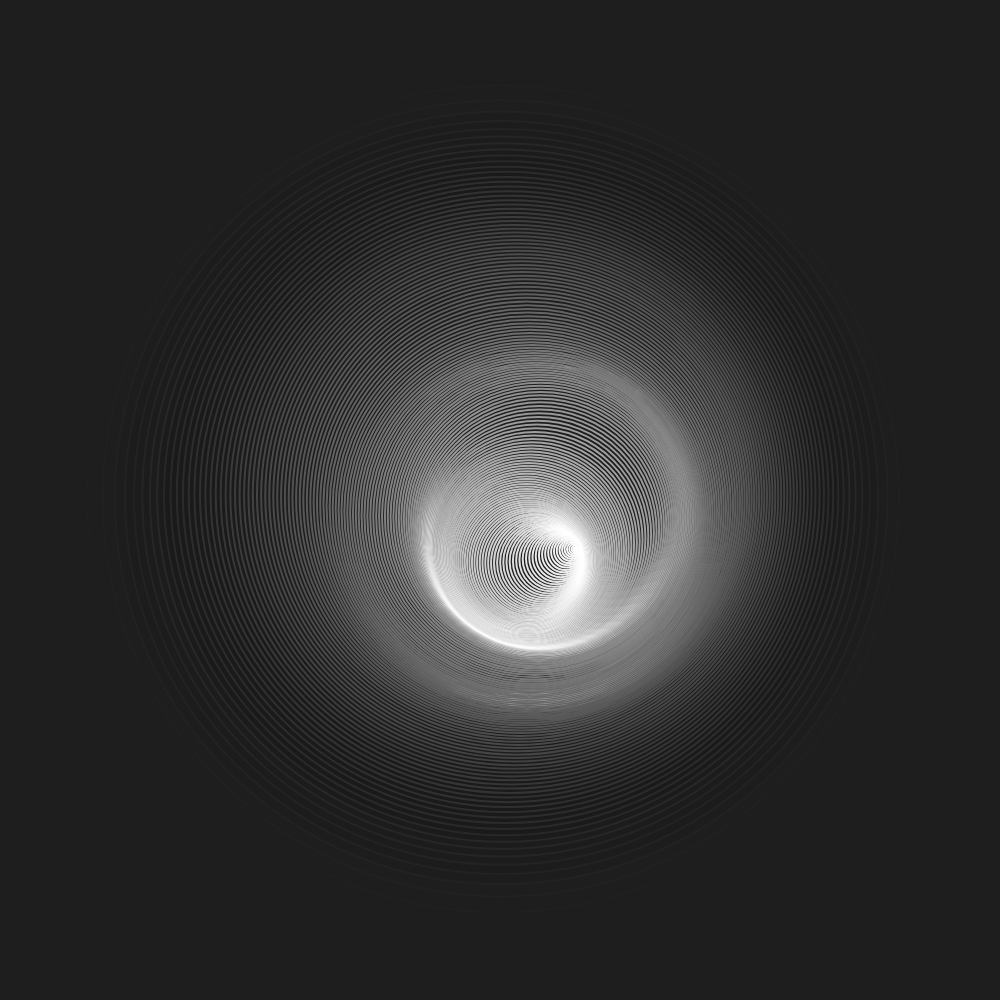
Frame 1 (no input)
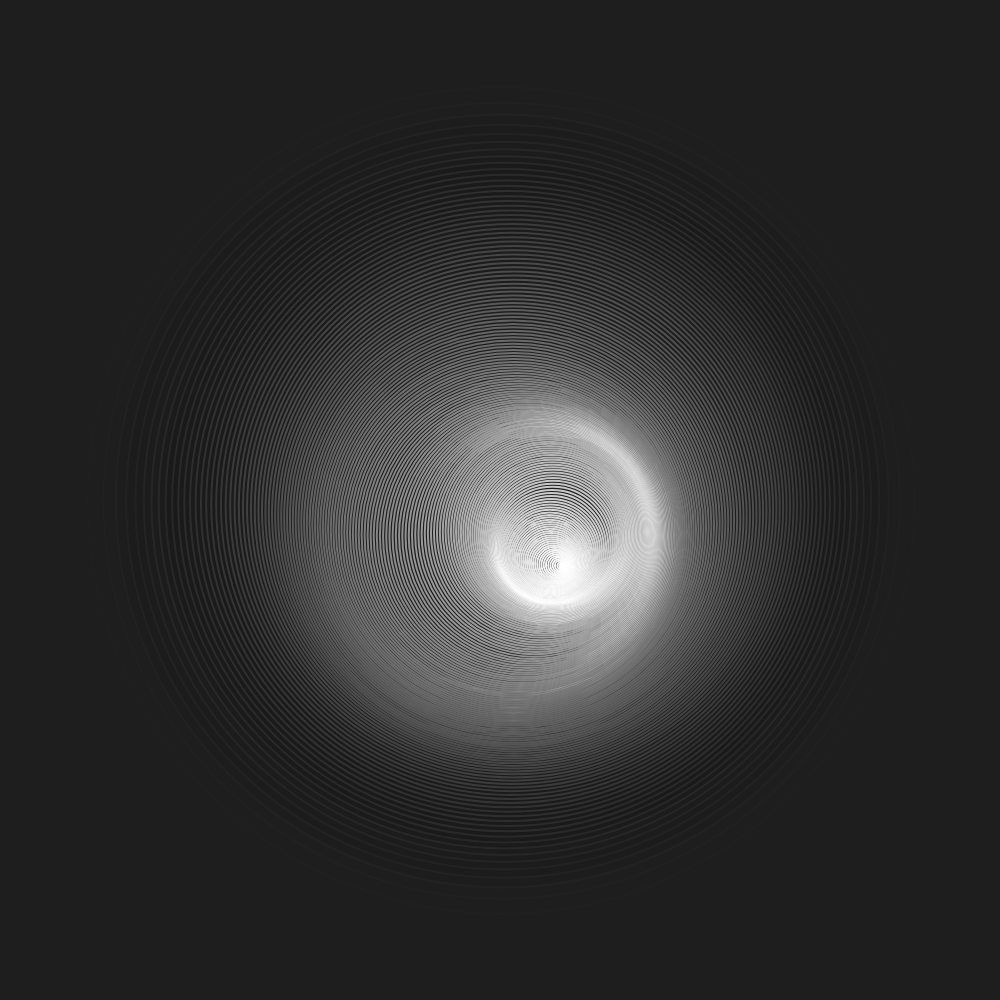
Frame 60 (no input)
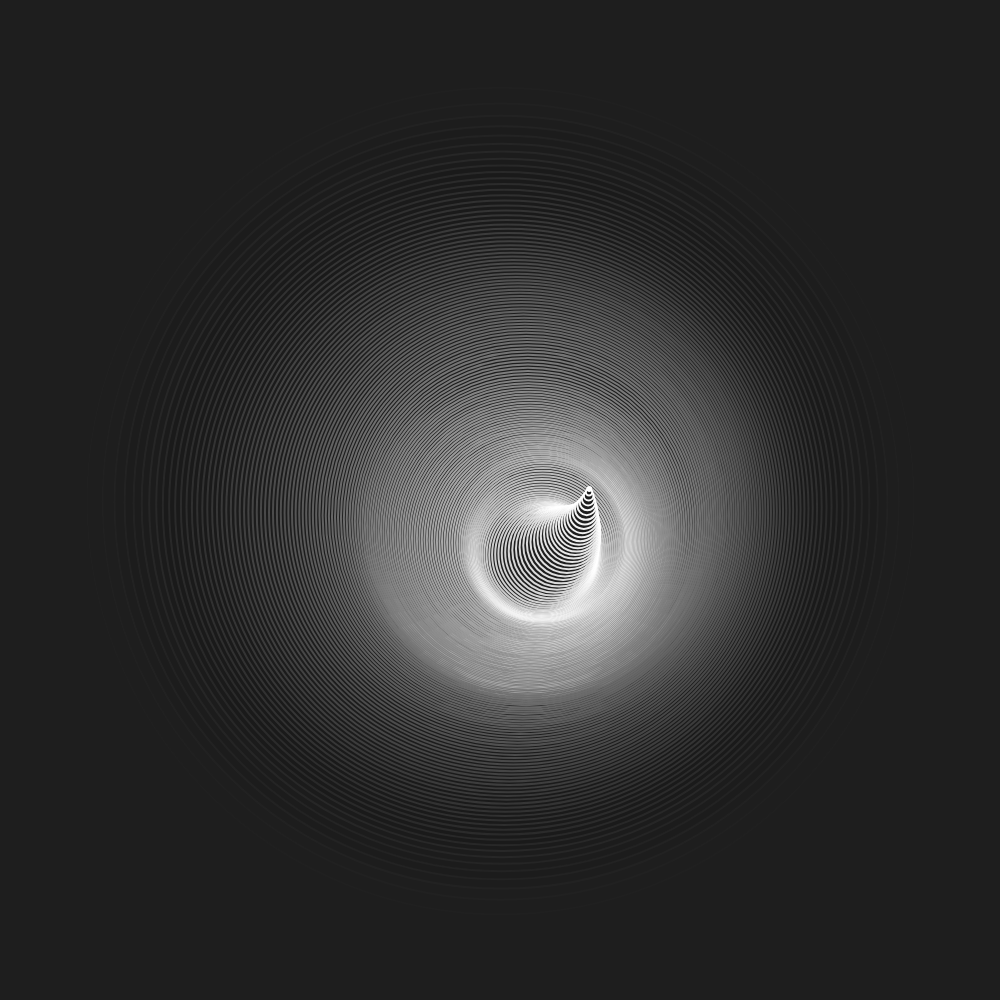
Frame 120 (the mouse pressed at the canvas centre since frame 60)

The p5.js sketch that drew these frames (run headless with seeded random() and noise() and a simulated clock; from frame 60 on, the mouse is pressed at the canvas centre):

// p5.js sketch
// ── sketch.js
let r_min;
let r_max;
let num_circles = 150;
let t;
function setup() {
  size = min(windowWidth, windowHeight)
  createCanvas(size, size);

  r_min = 0.5;
  r_max = size * 0.9;
  t = 0;
}

function draw() {
  translate(width / 2, height / 2);
  background(30);

  noFill();
  strokeWeight(2);
  for (let i = 0; i < num_circles; i++) {
    r = lerp(r_max, r_min, pow(i / num_circles, 1 / 2));
    dr = (r_max - r_min) / num_circles;
    c = createVector(
      cos(noise((i / num_circles + t)) * TWO_PI),
      sin(-noise((i / num_circles + t)) * TWO_PI)
    );
    c.mult((-(i + 1) * dr) / 10);
    a = lerp(0, 255, i / num_circles);
    stroke(255, a);
    fill(30, a)
    circle(c.x, c.y, r);
    if (i == num_circles - 1) {
      fill(255)
      circle(c.x, c.y, r);
      fill(30)
      ellipse(c.x, c.y, r/2, 5*r/6);
    }
    t += 0.00004;
  }
}
